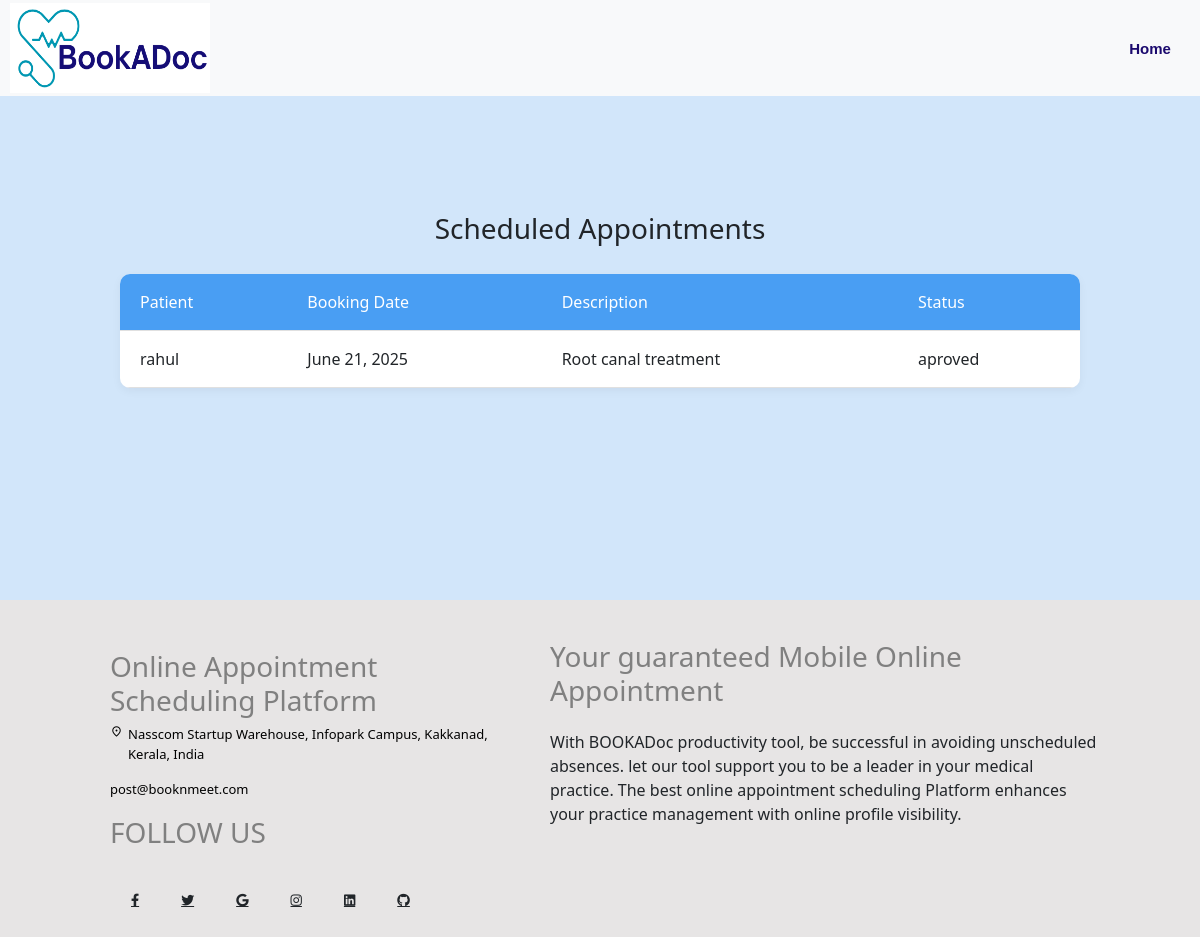
Page /bookadoctor/scheduled_appointment on the committed database.
### bookadoc/models.py (models this page shows)
class Bookings(models.Model):
    status = (('approved', 'approved'),
              ('pending', 'pending'),
              ('rejected', 'rejected'),)
    choice = (('completed','completed'),
               ('absent','absent'),
               ('pending','pending'))
    patient = models.ForeignKey(User, on_delete=models.CASCADE,related_name='patient')
    doctor = models.ForeignKey(User, on_delete=models.CASCADE,related_name='doctor')
    Name = models.CharField(max_length=50,blank=True,default='your name',null=True)
    Phone = models.CharField(max_length=12,null=True,default='contact number')
    Email = models.EmailField(default='example@gmail.com')
    booking_time = models.DateField()
    description = models.TextField(blank=True)
    booking_status = models.CharField(default='pending',choices=status,max_length=100)
    treatment_status = models.CharField(max_length=100,choices=choice,default='pending')

### bookadoc/views.py (the view)
# urls.py: path('scheduled_appointment',scheduled_appointments,name='scheduled_appointments'),
def scheduled_appointments(request):
    bookings = Bookings.objects.filter(booking_status = 'aproved')
    return render(request,'scheduled_appointments.html',{'bookings':bookings})

### templates/scheduled_appointments.html
{% extends 'doctor_dashboard.html'%}
{%load static%}
{% block extra_css%}
<link rel="stylesheet" href="{% static 'css/feedbacklist.css'%}">
{%endblock%}
{%block content%}
        <div class="feedback">
                    <h3>Scheduled Appointments</h3>
                    <table>
                        <thead>
                        <tr>
                            <td>Patient</td>
                            <td>Booking Date</td>
                            <td>Description</td>
                            <td>Status</td>
                        </tr>
                        </thead>
                        {%for i in bookings%}
                        <tbody>
                        <tr>
                            <td>{{i.patient}}</td>
                            <td>{{i.booking_time}}</td>
                            <td>{{i.description}}</td>
                            <td>{{i.booking_status}}</td>
                        </tr>
                        </tbody>
                        {%empty%}
                         <h3>You have no appointments scheduled at the moment. !</h3>
                        {%endfor%}
                    </table>
        </div>
{%endblock%}

### static/css/admin_dashboard.css (style rules this page uses)
* { margin: 0; }

### static/css/patient_dashboard.css (style rules this page uses)
* { margin: 0; }

### static/css/feedbacklist.css (style rules this page uses)
body { font-family: 'Segoe UI', sans-serif; background-color: #f8f9fa; }
.feedback { display: flex; flex-direction: column; align-items: center; justify-content: center; gap: 20px; width: 100%; min-height: 600px; background-color: #d2e6fa; }
table { width: 80%; border-collapse: collapse; background: white; box-shadow: 0 3px 10px rgba(0, 0, 0, 0.05); border-radius: 10px; overflow: hidden; }
thead { background-color: #499ef3; color: white; }
th, td { padding: 16px 20px; text-align: left; border-bottom: 1px solid #e0e0e0; }

### rows in the picture
Bookings: patient "rahul", booking_time "June 21, 2025", description "Root canal treatment", booking_status "aproved"
